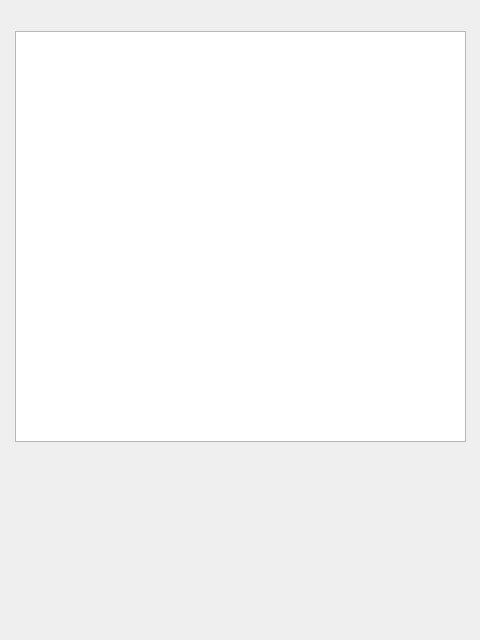
<?xml version="1.0" encoding="UTF-8"?>
<ui version="4.0">
 <class>DialogUnicorn</class>
 <widget class="QDialog" name="DialogUnicorn">
  <property name="geometry">
   <rect>
    <x>0</x>
    <y>0</y>
    <width>480</width>
    <height>640</height>
   </rect>
  </property>
  <property name="windowTitle">
   <string>Dialog</string>
  </property>
  <widget class="QTextBrowser" name="textBrowser">
   <property name="geometry">
    <rect>
     <x>15</x>
     <y>31</y>
     <width>451</width>
     <height>411</height>
    </rect>
   </property>
  </widget>
 </widget>
 <resources/>
 <connections/>
</ui>
